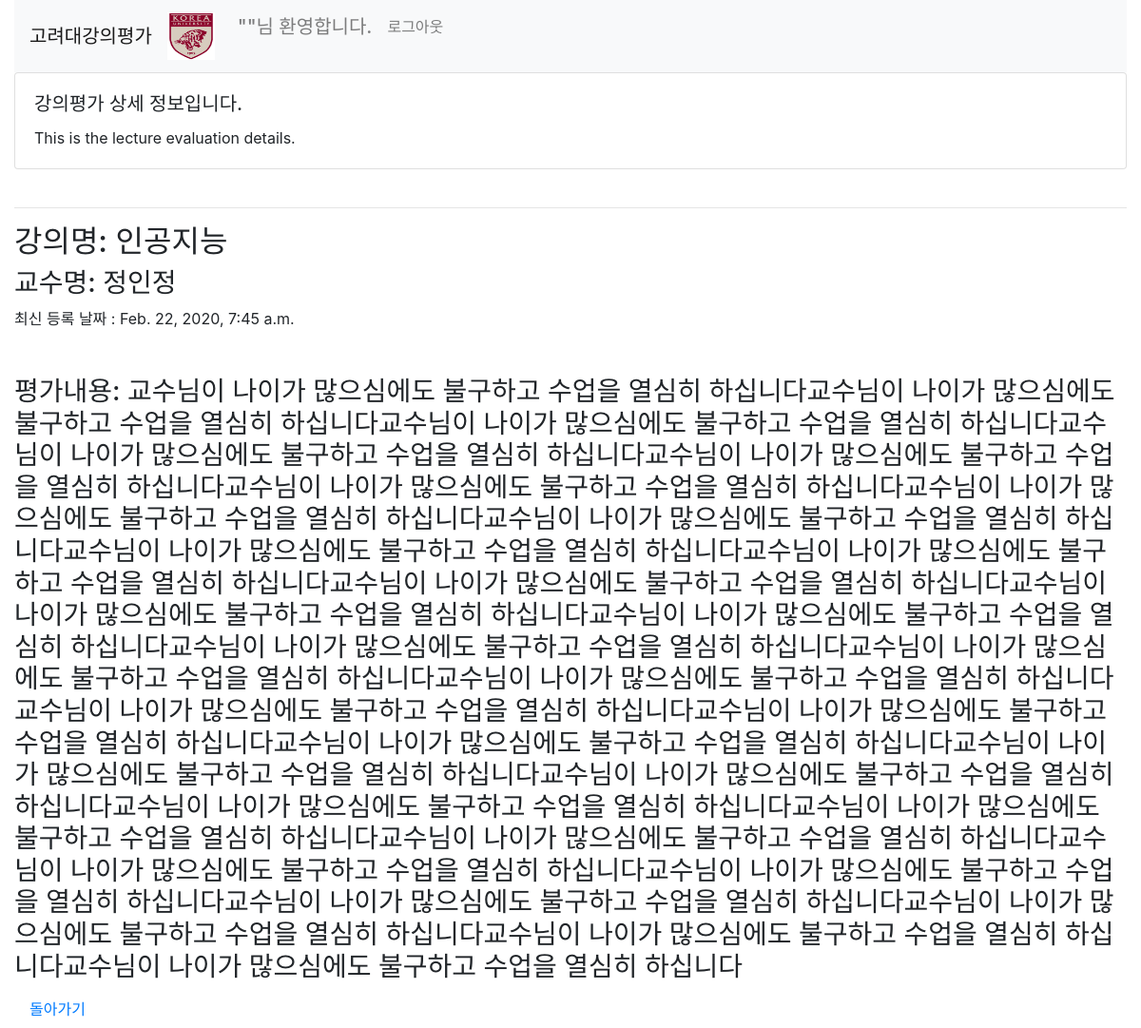
The page /classcrud/detail/12 on the database its author committed.
### classcrud/models.py (models this page shows, shortened)
class ClassBlog(models.Model):
    강의명 = models.CharField(max_length=100, default='')
    교수명 = models.CharField(max_length=100, default='')
    create_at = models.DateTimeField(auto_now_add=True)
    updated_at = models.DateTimeField(auto_now=True)
    평가내용 = models.TextField()

### classcrud/views.py (the view)
# urls.py: path('detail/<int:pk>', views.BlogDetail.as_view(), name='detail'),
class BlogDetail(DetailView):
    model = ClassBlog

### classcrud/templates/classcrud/classblog_detail.html (shortened to what this page needs)
<link rel="stylesheet" href="https://stackpath.bootstrapcdn.com/bootstrap/4.4.1/css/bootstrap.min.css">
<!DOCTYPE html>
<html lang="ko">
    {% load static %}
    <head>
    </head>
    <div class="container-fluid">
    <body>
        <nav class="navbar navbar-expand-lg navbar-light bg-light">
            <a class="navbar-brand" >고려대강의평가</a>
            <div class="collapse navbar-collapse" id="navbarNav">
              <ul class="navbar-nav">
                <a class="navbar-brand">
                    <img src="{% static 'korea.png' %}" width="50" height="50" alt="korea">
                </a>
                <li class="nav-item">
                    <h5 class="nav-link">"{{user.username}}"님 환영합니다.</h5>
                </li>
                <li class="nav-item">
                    <a href="javascript:{document.getElementById('logout').submit()}" class="nav-link">로그아웃</a>
                </li>
              </ul>
            </div>
          </nav>
          <div class="card w">
            <div class="card-body">
              <h5 class="card-title">강의평가 상세 정보입니다.</h5>
              <p class="card-text">This is the lecture evaluation details.</p>
            </div>
          </div>
           <br>
           <hr>
<h2> 강의명: {{object.강의명}} </h2>
<h3> 교수명: {{object.교수명}} </h3>
<h7> 최신 등록 날짜 : {{object.updated_at}} </h7>
<br>
<br><br>
<h3>평가내용: {{object.평가내용}}</h3>
<a class="nav-link" href="{% url 'list' %}">돌아가기</a>

### rows shown on the page
ClassBlog: 강의명 "인공지능", 교수명 "정인정", updated_at "Feb. 22, 2020, 7:45 a.m.", 평가내용 "교수님이 나이가 많으심에도 불구하고 수업을 열심히 하십니다교수님이 나이가 많으심에도 불구하고 수업을 열심히 하십니다교수님이 나이가 많으심에도 불구하고 수업을 열심히 하십니다교수님이 나이가 많으심에도 불구하고 수업을 열심히 하십니다교수님이 나이가 많으심에도 불구하고 수업을 열심히 하십니다교수님이 나이가 많으심에도 불구하고 수업을 열심히 하십니다교수님이 나이가 많으심에도 불구하고 수업을 열심히 하십니다교수님이 나이가 많으심에도 불구하고 수업을 열심히 하십니다교수님이 나이가 많으심에도 불구하고 수업을 열심히 하십니다교수님이 나이가 많으심에도 불구하고 수업을 열심히 하십니다교수님이 나이가 많으심에도 불구하고 수업을 열심히 하십니다교수님이 나이가 많으심에도 불구하고 수업을 열심히 하십니다교수님이 나이가 많으심에도 불구하고 수업을 열심히 하십니다교수님이 나이가 많으심에도 불구하고 수업을 열심히 하십니다교수님이 나이가 많으심에도 불구하고 수업을 열심히 하십니다교수님이 나이가 많으심에도 불구하고 수업을 열심히 하십니다교수님이 나이가 많으심에도 불구하고 수업을 열심히 하십니다교수님이 나이가 많으심에도 불구하고 수업을 열심히 하십니다교수님이 나이가 많으심에도 불구하고 수업을 열심히 하십니다교수님이 나이가 많으심에도 불구하고 수업을 열심히 하십니다교수님이 나이가 많으심에도 불구하고 수업을 열심히 하십니다교수님이 나이가 많으심에도 불구하고 수업을 열심히…"
